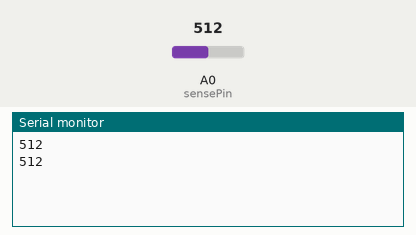
Recording of a sketch running on a simulated Arduino Uno, built with avr-gcc and run on an emulated ATmega328P. Parts: the last lines printed to the serial monitor. The inputs (shaded band) are chosen by the test bench; at power-on: A0 (sensePin) = 512.

Above: at 10.8 s.
10.9 s: A0 (sensePin) set to 716
At 20.6 s:
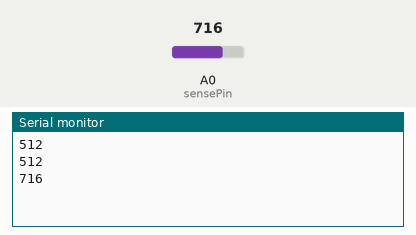
20.9 s: A0 (sensePin) set to 900
At 30.6 s:
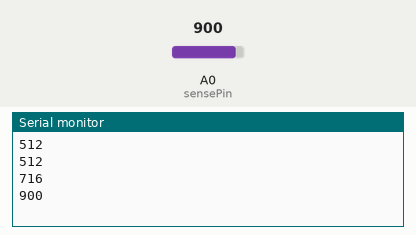
Timing chart, 0 to 32.1 s (numbered marks = the images above; inputs shaded):
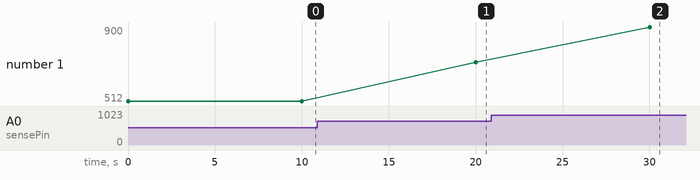

The sketch:

LightEmailProject.ino.ino
```cpp
int sensePin = 0;

void setup() {
  // put your setup code here, to run once:
  pinMode(sensePin, INPUT);
  Serial.begin(9600);
}

void loop() {
  // put your main code here, to run repeatedly:
  int value = analogRead(sensePin);
  Serial.println(value);
  delay(10000);
}
```

Measured:
- after the input at 10.9 s, the serial monitor: prints a new line after 9.1 s (image 1)
- after the input at 20.9 s, the serial monitor: prints a new line after 9.1 s (image 2)
- plotted number 1: 512 → 716 after the input at 10.9 s, 716 → 900 after the input at 20.9 s
